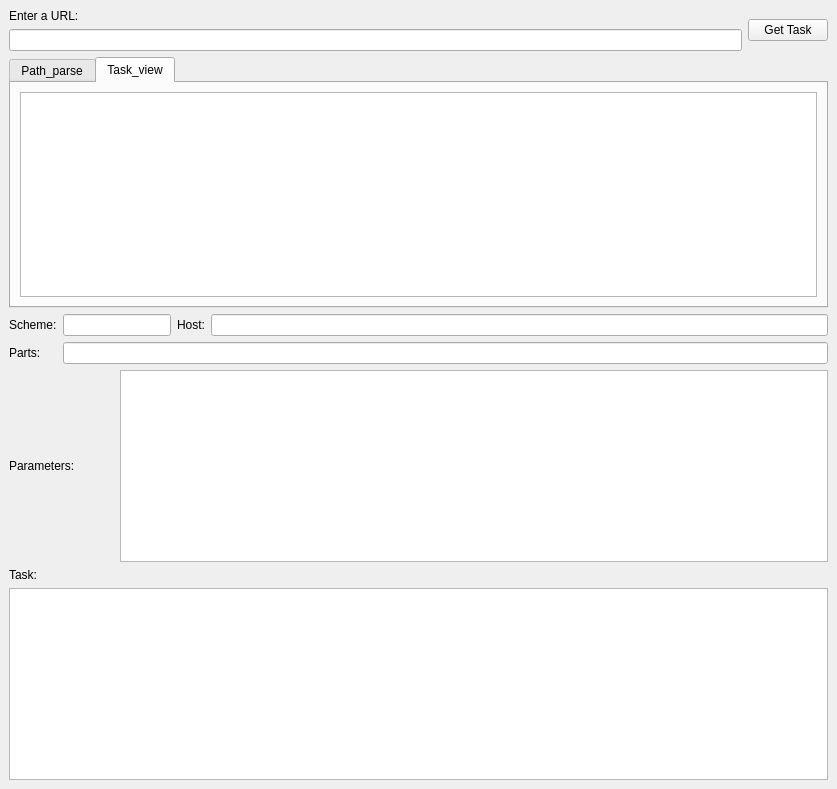
<?xml version="1.0" encoding="UTF-8"?>
<ui version="4.0">
 <class>TaskEDIT</class>
 <widget class="QMainWindow" name="TaskEDIT">
  <property name="geometry">
   <rect>
    <x>0</x>
    <y>0</y>
    <width>837</width>
    <height>789</height>
   </rect>
  </property>
  <property name="windowTitle">
   <string>Task Edit</string>
  </property>
  <widget class="QWidget" name="centralwidget">
   <layout class="QGridLayout" name="gridLayout_2">
    <item row="0" column="0">
     <layout class="QHBoxLayout" name="horizontalLayout">
      <item>
       <layout class="QVBoxLayout" name="verticalLayout">
        <item>
         <widget class="QLabel" name="label">
          <property name="text">
           <string>Enter a URL:</string>
          </property>
         </widget>
        </item>
        <item>
         <widget class="QLineEdit" name="lineEdit"/>
        </item>
       </layout>
      </item>
      <item>
       <layout class="QVBoxLayout" name="verticalLayout_2">
        <item>
         <widget class="QPushButton" name="Get_Task">
          <property name="text">
           <string>Get Task</string>
          </property>
         </widget>
        </item>
       </layout>
      </item>
     </layout>
    </item>
    <item row="1" column="0">
     <layout class="QVBoxLayout" name="verticalLayout_2">
      <item>
       <widget class="QTabWidget" name="tabWidget">
        <property name="currentIndex">
         <number>1</number>
        </property>
        <widget class="QWidget" name="parse">
         <attribute name="title">
          <string>Path_parse</string>
         </attribute>
         <widget class="QGroupBox" name="groupBox">
          <property name="geometry">
           <rect>
            <x>10</x>
            <y>10</y>
            <width>761</width>
            <height>101</height>
           </rect>
          </property>
          <property name="title">
           <string>URL Components</string>
          </property>
          <layout class="QVBoxLayout" name="verticalLayout_3">
           <item>
            <widget class="QPushButton" name="Copy">
             <property name="text">
              <string>Copy</string>
             </property>
            </widget>
           </item>
          </layout>
         </widget>
        </widget>
        <widget class="QWidget" name="view">
         <attribute name="title">
          <string>Task_view</string>
         </attribute>
         <layout class="QGridLayout" name="gridLayout_3">
          <item row="0" column="0">
           <widget class="QTextEdit" name="Task_view_text"/>
          </item>
         </layout>
        </widget>
       </widget>
      </item>
     </layout>
    </item>
    <item row="2" column="0">
     <layout class="QGridLayout" name="gridLayout">
      <item row="0" column="0">
       <widget class="QLabel" name="label_2">
        <property name="text">
         <string>Scheme:</string>
        </property>
       </widget>
      </item>
      <item row="0" column="1" colspan="2">
       <widget class="QLineEdit" name="Path_scheme"/>
      </item>
      <item row="0" column="3">
       <widget class="QLabel" name="label_3">
        <property name="text">
         <string>Host:</string>
        </property>
       </widget>
      </item>
      <item row="0" column="4">
       <widget class="QLineEdit" name="Path_host"/>
      </item>
      <item row="1" column="0">
       <widget class="QLabel" name="label_4">
        <property name="text">
         <string>Parts:</string>
        </property>
       </widget>
      </item>
      <item row="1" column="1" colspan="4">
       <widget class="QLineEdit" name="Path_parts"/>
      </item>
      <item row="2" column="0" colspan="2">
       <widget class="QLabel" name="label_5">
        <property name="text">
         <string>Parameters:</string>
        </property>
       </widget>
      </item>
      <item row="2" column="2" colspan="3">
       <widget class="QListWidget" name="list_Query"/>
      </item>
      <item row="3" column="0" colspan="2">
       <widget class="QLabel" name="label_6">
        <property name="text">
         <string>Task:</string>
        </property>
       </widget>
      </item>
      <item row="4" column="0" colspan="5">
       <widget class="QTableView" name="View_Task">
        <property name="font">
         <font>
          <pointsize>8</pointsize>
         </font>
        </property>
       </widget>
      </item>
     </layout>
    </item>
   </layout>
  </widget>
 </widget>
 <resources/>
 <connections/>
</ui>
